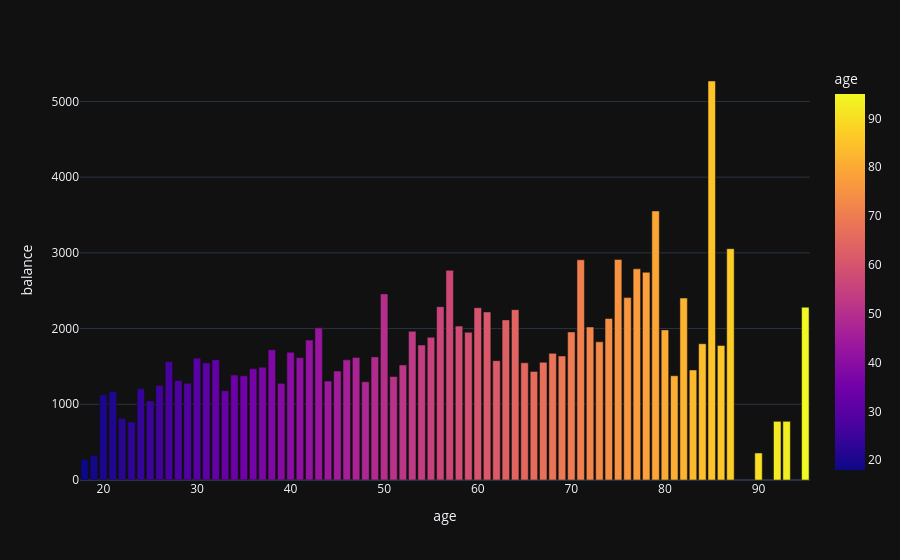

Notebook code cell kept with this figure:
### Code cell
age_deposit=data_filter.loc[data_filter["deposit"]=="yes"].groupby("age")["balance"].mean().reset_index()
print(age_deposit.head())
age_deposit.sort_values(by="balance",ascending=False,inplace=True)
print(age_deposit.head())
fig=px.bar(age_deposit,x="age",y="balance",color="age")
fig.show()

### Figure 1 — Plotly figure (JSON) as saved in the notebook; plotly's stock layout.template omitted (floating-point values rounded to 4 significant figures)
{"data": [{"hovertemplate": "age=%{marker.color}<br>balance=%{y}<extra></extra>", "legendgroup": "", "marker": {"color": [85, 79, 87, 75, 71, 77, 57, 78, 50, 76, 82, 56, 95, 60, 64, 61, 74, 63, 58, 72, 43, 80, 53, 70, 59, 55, 42, 73, 84, 54, 86, 38, 40, 68, 69, 49, 47, 41, 30, 32, 46, 62, 27, 67, 65, 31, 52, 37, 36, 83, 45, 66, 34, 81, 35, 51, 28, 44, 48, 29, 39, 26, 24, 33, 21, 20, 25, 22, 93, 92, 23, 90, 19, 18], "coloraxis": "coloraxis", "pattern": {"shape": ""}}, "name": "", "orientation": "v", "showlegend": false, "textposition": "auto", "x": [85, 79, 87, 75, 71, 77, 57, 78, 50, 76, 82, 56, 95, 60, 64, 61, 74, 63, 58, 72, 43, 80, 53, 70, 59, 55, 42, 73, 84, 54, 86, 38, 40, 68, 69, 49, 47, 41, 30, 32, 46, 62, 27, 67, 65, 31, 52, 37, 36, 83, 45, 66, 34, 81, 35, 51, 28, 44, 48, 29, 39, 26, 24, 33, 21, 20, 25, 22, 93, 92, 23, 90, 19, 18], "xaxis": "x", "y": [5270.0, 3554.0, 3055.0, 2913.0, 2909.0, 2789.0, 2770.0, 2743.0, 2458.0, 2409.0, 2403.0, 2289.0, 2282.0, 2276.0, 2250.0, 2220.0, 2133.0, 2115.0, 2032.0, 2021.0, 2010.0, 1983.0, 1964.0, 1956.0, 1952.0, 1884.0, 1848.0, 1825.0, 1800.0, 1782.0, 1776.0, 1721.0, 1687.0, 1673.0, 1638.0, 1626.0, 1618.0, 1616.0, 1610.0, 1588.0, 1587.0, 1576.0, 1563.0, 1554.0, 1548.0, 1547.0, 1519.0, 1489.0, 1470.0, 1453.0, 1439.0, 1434.0, 1387.0, 1377.0, 1376.0, 1367.0, 1315.0, 1307.0, 1297.0, 1278.0, 1276.0, 1250.0, 1206.0, 1179.0, 1171.0, 1127.0, 1044.0, 813.6, 775.0, 775.0, 766.7, 356.5, 324.2, 270.1], "yaxis": "y", "type": "bar"}], "layout": {"xaxis": {"anchor": "y", "domain": [0.0, 1.0], "title": {"text": "age"}}, "yaxis": {"anchor": "x", "domain": [0.0, 1.0], "title": {"text": "balance"}}, "coloraxis": {"colorbar": {"title": {"text": "age"}}, "colorscale": [[0.0, "#0d0887"], [0.1111, "#46039f"], [0.2222, "#7201a8"], [0.3333, "#9c179e"], [0.4444, "#bd3786"], [0.5556, "#d8576b"], [0.6667, "#ed7953"], [0.7778, "#fb9f3a"], [0.8889, "#fdca26"], [1.0, "#f0f921"]]}, "legend": {"tracegroupgap": 0}, "margin": {"t": 60}, "barmode": "relative"}}
